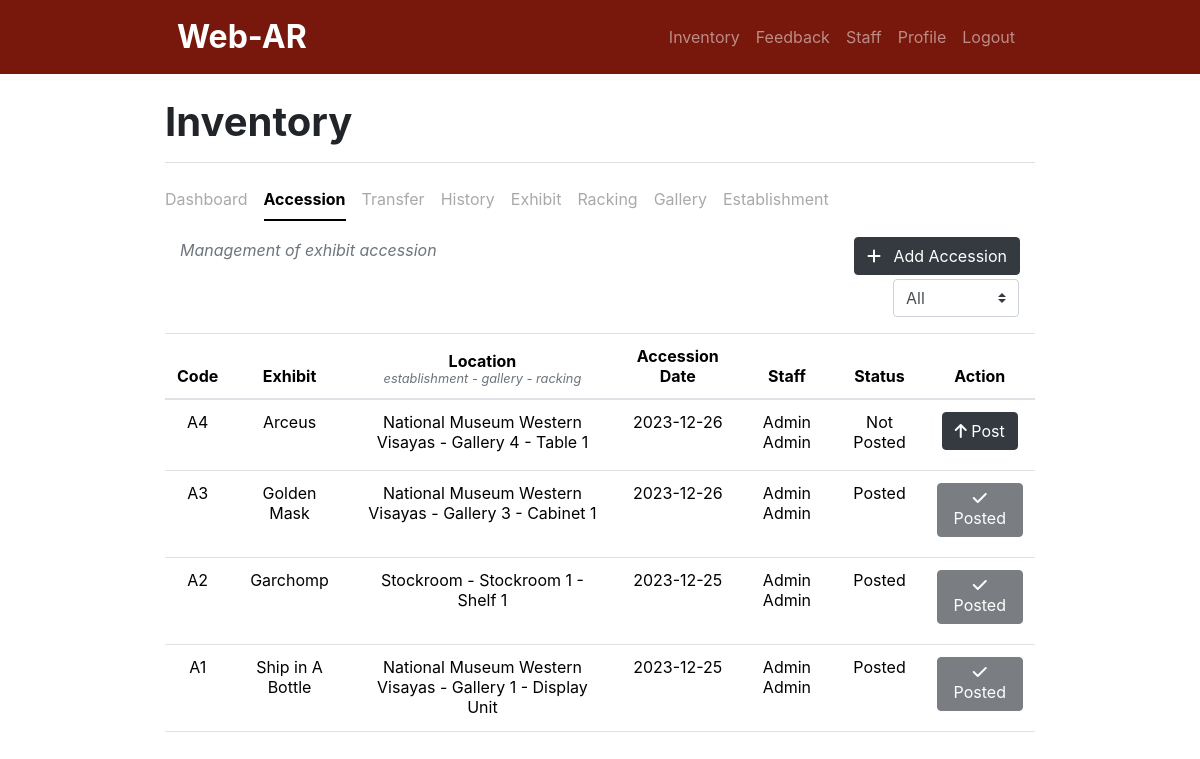
The app's page /inventory/accession.php (signed in), older data.
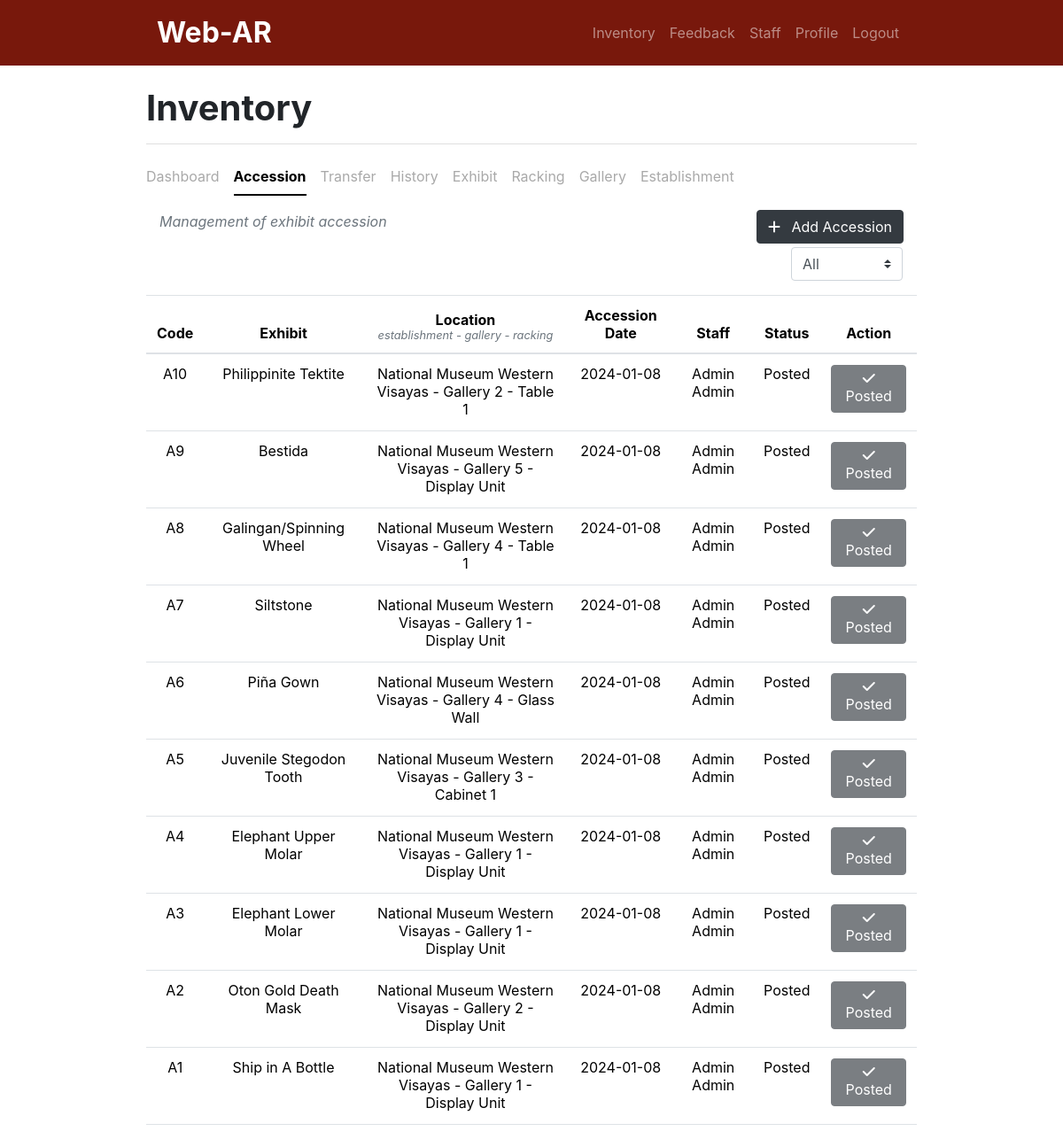
The same page, newer data.
### tables this page shows
CREATE TABLE `exhibit_accession` (
  `ID` int(11) NOT NULL,
  `accessionCode` varchar(20) NOT NULL,
  `rackingCode` varchar(20) NOT NULL,
  `exhibitID` int(11) NOT NULL,
  `accessionDate` date NOT NULL,
  `userID` int(11) NOT NULL,
  `isPosted` tinyint(1) NOT NULL DEFAULT 0 COMMENT '0 - Not Posted; 1 - Posted',
  `datePosted` date NOT NULL,
  `timestamp` timestamp NOT NULL DEFAULT current_timestamp() ON UPDATE current_timestamp()
);

CREATE TABLE `exhibit` (
  `exhibitID` int(11) NOT NULL,
  `exhibitCode` varchar(20) NOT NULL,
  `exhibitName` text NOT NULL,
  `exhibitInformation` longtext NOT NULL,
  `exhibitModel` longtext NOT NULL,
  `isActive` tinyint(1) NOT NULL DEFAULT 1 COMMENT '1 - active'
);

CREATE TABLE `establishment` (
  `ID` int(11) NOT NULL,
  `establishmentCode` varchar(20) NOT NULL,
  `establishmentName` text NOT NULL,
  `isActive` tinyint(1) NOT NULL DEFAULT 1 COMMENT '1 - active; 0 - inactive'
);

CREATE TABLE `gallery` (
  `ID` int(11) NOT NULL,
  `galleryCode` varchar(20) NOT NULL,
  `galleryName` text NOT NULL,
  `establishmentCode` varchar(20) NOT NULL,
  `isActive` tinyint(1) NOT NULL DEFAULT 1 COMMENT '1 - active; 0 - inactive'
);

CREATE TABLE `racking` (
  `ID` int(11) NOT NULL,
  `rackingCode` varchar(20) NOT NULL,
  `rackingName` text NOT NULL,
  `galleryCode` varchar(20) NOT NULL,
  `isActive` tinyint(1) DEFAULT 1 COMMENT '1 - active; 0 - inactive1 - active; 0 - inactive'
);

CREATE TABLE `user` (
  `userID` int(11) NOT NULL,
  `firstName` text NOT NULL,
  `lastName` text NOT NULL,
  `contactNumber` varchar(20) NOT NULL,
  `username` varchar(100) NOT NULL,
  `password` varchar(100) NOT NULL,
  `role` text NOT NULL,
  `isActive` tinyint(1) NOT NULL DEFAULT 1 COMMENT '1 - active; 0 - inactive'
);

### inventory/accession.php (the view, shortened to what this page needs)
<?php
include '../header.php';
include 'navbar.php';
include '../db_connect.php';
include 'i_nav.php';
$postStatusFilter = isset($_GET['post_status']) ? $_GET['post_status'] : '';
$postStatusCondition = ($postStatusFilter == 'posted') ? 'AND isPosted = 1' : (($postStatusFilter == 'not_posted') ? 'AND isPosted = 0' : '');
$q = "SELECT exhibit_accession.*, establishment.establishmentName, gallery.galleryName, racking.rackingName, exhibit.exhibitName, user.firstName, user.lastName
    FROM exhibit_accession
    LEFT JOIN racking ON exhibit_accession.rackingCode = racking.rackingCode
    LEFT JOIN gallery ON racking.galleryCode = gallery.galleryCode
    LEFT JOIN establishment ON gallery.establishmentCode = establishment.establishmentCode
    LEFT JOIN exhibit ON exhibit_accession.exhibitID = exhibit.exhibitID
    LEFT JOIN user ON exhibit_accession.userID = user.userID
    WHERE 1 $postStatusCondition
    ORDER BY exhibit_accession.ID DESC";
$r = mysqli_query($conn, $q);
?>
<div class="container w-75">
    <div class="container d-flex justify-content-between align-items-center text-muted fst-italic">
        <p class="text-muted fst-italic">Management of exhibit accession</p>
        <button class="btn btn-dark mb-1" data-bs-toggle="modal" data-bs-target="#addAccessionModal" role="button">
            <i class="fa-solid fa-plus"></i>
            <span class="ms-2">Add Accession</span>
        </button>
    </div>
    <div class="d-flex justify-content-end">
        <form class="form-inline">
            <select class="custom-select mr-3" name="post_status" id="post_status" onchange="this.form.submit()">
                <option value="" <?php echo ($postStatusFilter == '') ? 'selected' : ''; ?>>All</option>
            </select>
        </form>
    </div>
    <div class="table-responsive">
        <table class="table table-hover">
            <thead class="text-center">
                <tr>
                    <th scope="col">Code</th>
                    <th scope="col">Exhibit</th>
                    <th scope="col">Location<small class="d-block text-muted fst-italic">establishment - gallery - racking</small></th>
                    <th scope="col">Accession Date</th>
                    <th scope="col">Staff</th>
                    <th scope="col">Status</th>
                    <th scope="col">Action</th>
                </tr>
            </thead>
            <tbody>
                <?php
                while ($row = mysqli_fetch_assoc($r)) {
                    $accessionCode        = $row['accessionCode'];
                    $establishmentName    = $row['establishmentName'];
                    $galleryName          = $row['galleryName'];
                    $rackingName          = $row['rackingName'];
                    $exhibitName          = $row['exhibitName'];
                    $staffFirstName       = $row['firstName'];
                    $staffLastName        = $row['lastName'];
                    $accessionDate        = $row['accessionDate'];
                    $posted               = $row['isPosted'];
                    $postStatus = ($posted == 1) ? "Posted" : "Not Posted";
                    ?>
                    <tr>
                        <td class="text-center"><?php echo $accessionCode; ?></td>
                        <td class="text-center"><?php echo $exhibitName; ?></td>
                        <td class="text-center"><?php echo $establishmentName . ' - ' . $galleryName . ' - ' . $rackingName; ?></td>
                        <td class="text-center"><?php echo $accessionDate; ?></td>
                        <td class="text-center"><?php echo $staffFirstName . ' ' . $staffLastName; ?></td>
                        <td class="text-center"><?php echo $postStatus; ?></td>
                        <td>
                            <div class="text-center">
                                <?php if ($postStatus == "Not Posted") { ?>
                                    <button type="button" class="btn btn-dark mb-2" data-bs-toggle="modal" data-bs-target="#postConfirmationModal<?php echo $accessionCode; ?>">
                                        <i class="fa-solid fa-arrow-up"></i>
                                        <span>Post</span>
                                    </button>
                                <?php } else { ?>
                                    <button type="button" class="btn btn-dark mb-2" disabled>
                                        <i class="fa-solid fa-check"></i>
                                        <span>Posted</span>
                                    </button>
                                <?php } ?>
                            </div>
                        </td>
                    </tr>
                <?php
                }
                ?>
            </tbody>
        </table>
    </div>
</div>

Row changes from the older to the newer data that the page shows:
added exhibit_accession: accessionCode "A10", exhibitID.exhibitName "Philippinite Tektite", establishment.establishmentName "National Museum Western Visayas", gallery.galleryName "Gallery 2", rackingCode.rackingName "Table 1", accessionDate "2024-01-08", userID.firstName "Admin", userID.lastName "Admin", isPosted "Posted"
added exhibit_accession: accessionCode "A9", exhibitID.exhibitName "Bestida", establishment.establishmentName "National Museum Western Visayas", gallery.galleryName "Gallery 5", rackingCode.rackingName "Display Unit", accessionDate "2024-01-08", userID.firstName "Admin", userID.lastName "Admin", isPosted "Posted"
added exhibit_accession: accessionCode "A8", exhibitID.exhibitName "Galingan/Spinning Wheel", establishment.establishmentName "National Museum Western Visayas", gallery.galleryName "Gallery 4", rackingCode.rackingName "Table 1", accessionDate "2024-01-08", userID.firstName "Admin", userID.lastName "Admin", isPosted "Posted"
added exhibit_accession: accessionCode "A7", exhibitID.exhibitName "Siltstone", establishment.establishmentName "National Museum Western Visayas", gallery.galleryName "Gallery 1", rackingCode.rackingName "Display Unit", accessionDate "2024-01-08", userID.firstName "Admin", userID.lastName "Admin", isPosted "Posted"
added exhibit_accession: accessionCode "A6", exhibitID.exhibitName "Piña Gown", establishment.establishmentName "National Museum Western Visayas", gallery.galleryName "Gallery 4", rackingCode.rackingName "Glass Wall", accessionDate "2024-01-08", userID.firstName "Admin", userID.lastName "Admin", isPosted "Posted"
added exhibit_accession: accessionCode "A5", exhibitID.exhibitName "Juvenile Stegodon Tooth", establishment.establishmentName "National Museum Western Visayas", gallery.galleryName "Gallery 3", rackingCode.rackingName "Cabinet 1", accessionDate "2024-01-08", userID.firstName "Admin", userID.lastName "Admin", isPosted "Posted"
changed exhibit_accession "A4": exhibitID.exhibitName "Arceus" → "Elephant Upper Molar"; gallery.galleryName "Gallery 4" → "Gallery 1"; rackingCode.rackingName "Table 1" → "Display Unit"; accessionDate "2023-12-26" → "2024-01-08"; isPosted "Not Posted" → "Posted"; isPosted "Post" → "Posted"
changed exhibit_accession "A3": exhibitID.exhibitName "Golden Mask" → "Elephant Lower Molar"; gallery.galleryName "Gallery 3" → "Gallery 1"; rackingCode.rackingName "Cabinet 1" → "Display Unit"; accessionDate "2023-12-26" → "2024-01-08"
changed exhibit_accession "A2": exhibitID.exhibitName "Garchomp" → "Oton Gold Death Mask"; establishment.establishmentName "Stockroom" → "National Museum Western Visayas"; gallery.galleryName "Stockroom 1" → "Gallery 2"; rackingCode.rackingName "Shelf 1" → "Display Unit"; accessionDate "2023-12-25" → "2024-01-08"
changed exhibit_accession "Ship in A Bottle": accessionDate "2023-12-25" → "2024-01-08"
